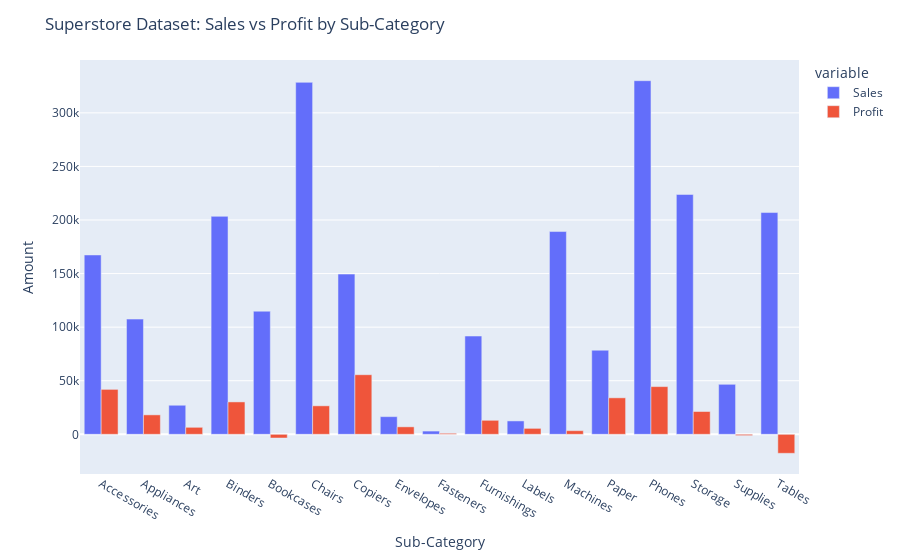

Notebook code for this chart:
### Markdown cell above
Sales vs Profit by Sub -Category

### Code cell
sub_category_data = Superstore_data.groupby('Sub-Category').agg({'Sales': 'sum', 'Profit': 'sum'}).reset_index()

fig = px.bar(sub_category_data, x='Sub-Category', y=['Sales', 'Profit'], barmode='group')
fig.update_layout(title='Superstore Dataset: Sales vs Profit by Sub-Category', xaxis_title='Sub-Category', yaxis_title='Amount')
fig.show()

### Figure 1 — Plotly figure (JSON) as saved in the notebook; plotly's stock layout.template omitted (floating-point values rounded to 4 significant figures)
{"data": [{"alignmentgroup": "True", "hovertemplate": "variable=Sales<br>Sub-Category=%{x}<br>value=%{y}<extra></extra>", "legendgroup": "Sales", "marker": {"color": "#636efa", "pattern": {"shape": ""}}, "name": "Sales", "offsetgroup": "Sales", "orientation": "v", "showlegend": true, "textposition": "auto", "type": "bar", "x": ["Accessories", "Appliances", "Art", "Binders", "Bookcases", "Chairs", "Copiers", "Envelopes", "Fasteners", "Furnishings", "Labels", "Machines", "Paper", "Phones", "Storage", "Supplies", "Tables"], "xaxis": "x", "y": [167400.0, 107500.0, 27120.0, 203400.0, 114900.0, 328400.0, 149500.0, 16480.0, 3024.0, 91710.0, 12490.0, 189200.0, 78480.0, 330000.0, 223800.0, 46670.0, 207000.0], "yaxis": "y"}, {"alignmentgroup": "True", "hovertemplate": "variable=Profit<br>Sub-Category=%{x}<br>value=%{y}<extra></extra>", "legendgroup": "Profit", "marker": {"color": "#EF553B", "pattern": {"shape": ""}}, "name": "Profit", "offsetgroup": "Profit", "orientation": "v", "showlegend": true, "textposition": "auto", "type": "bar", "x": ["Accessories", "Appliances", "Art", "Binders", "Bookcases", "Chairs", "Copiers", "Envelopes", "Fasteners", "Furnishings", "Labels", "Machines", "Paper", "Phones", "Storage", "Supplies", "Tables"], "xaxis": "x", "y": [41940.0, 18140.0, 6528.0, 30220.0, -3473.0, 26590.0, 55620.0, 6964.0, 949.5, 13060.0, 5546.0, 3385.0, 34050.0, 44520.0, 21280.0, -1189.0, -17730.0], "yaxis": "y"}], "layout": {"barmode": "group", "legend": {"title": {"text": "variable"}, "tracegroupgap": 0}, "margin": {"t": 60}, "title": {"text": "Superstore Dataset: Sales vs Profit by Sub-Category"}, "xaxis": {"anchor": "y", "domain": [0, 1], "title": {"text": "Sub-Category"}}, "yaxis": {"anchor": "x", "domain": [0, 1], "title": {"text": "Amount"}}}}
